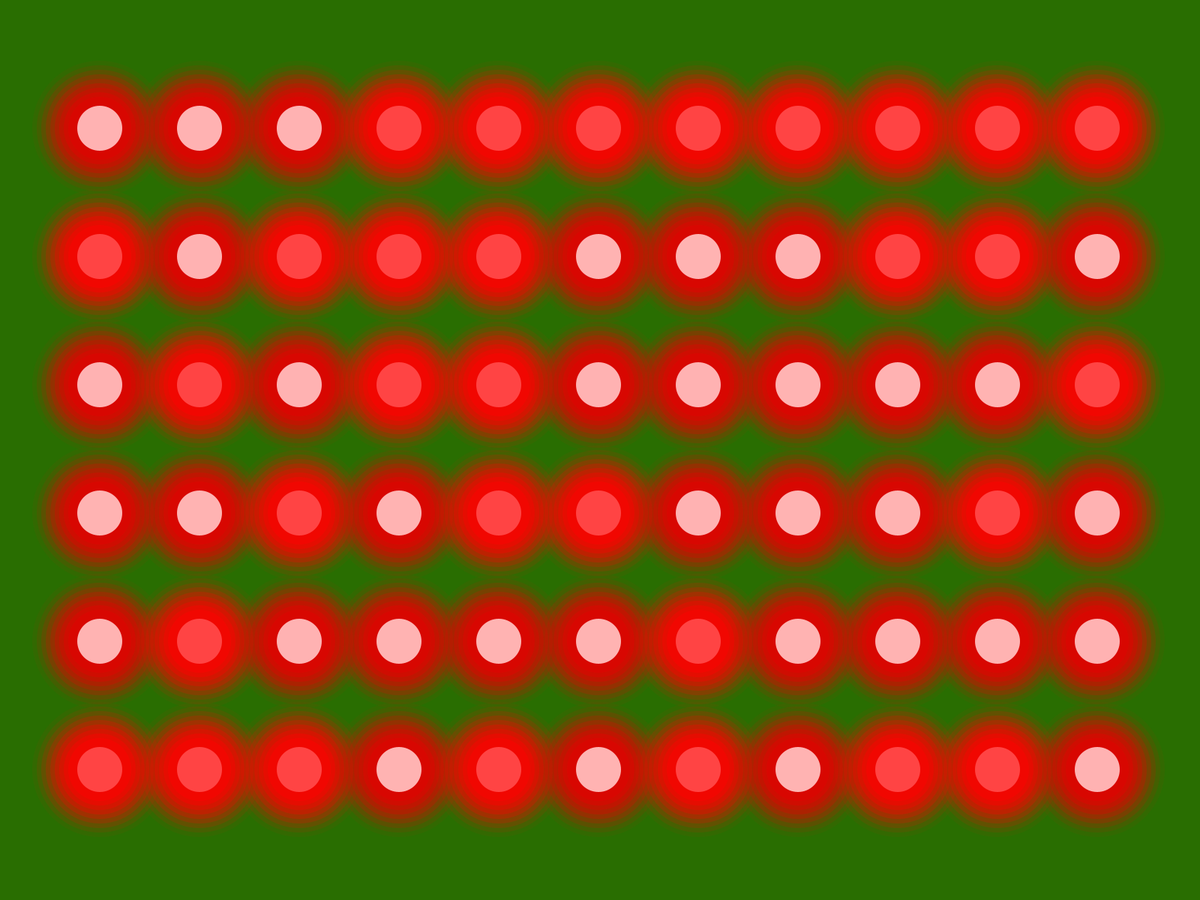
Frame 1 (no input)
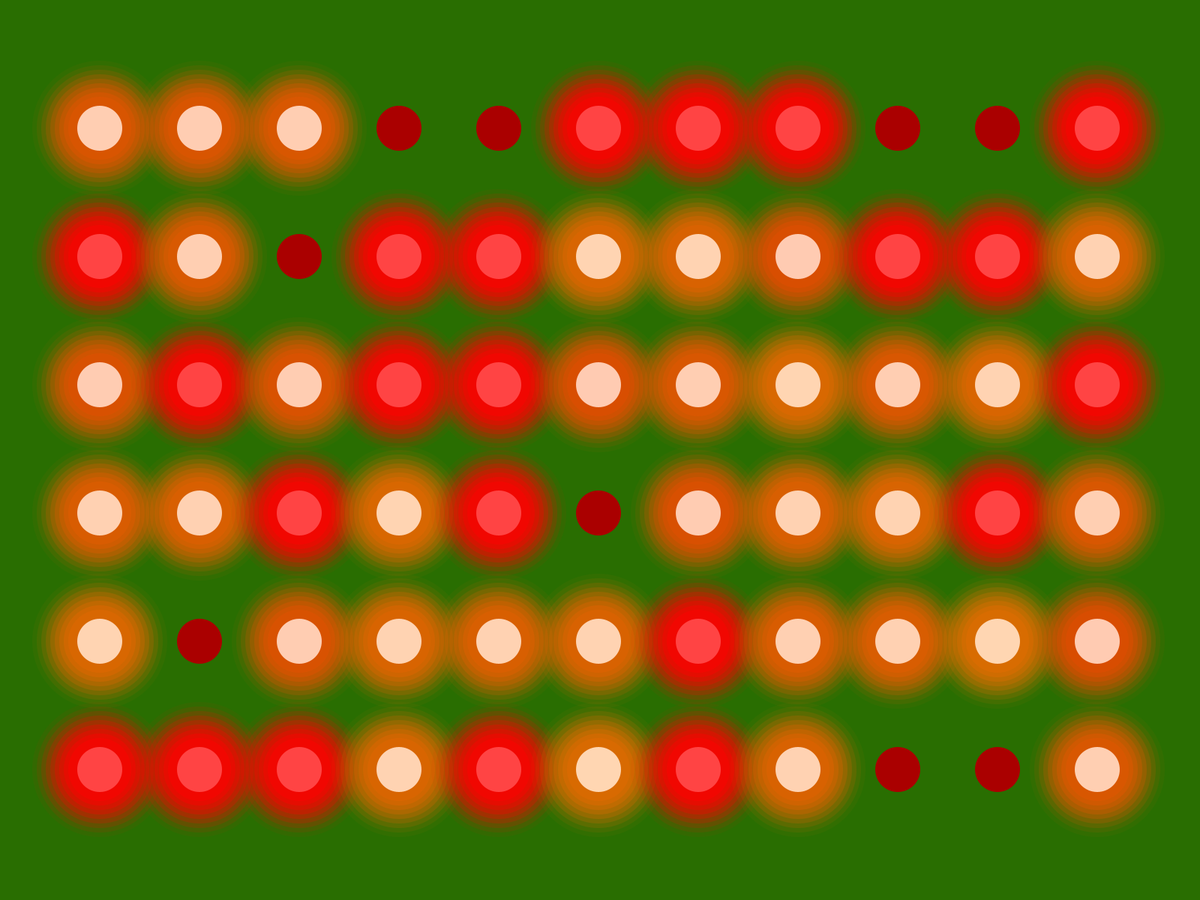
Frame 60 (the mouse pressed at the canvas centre just before this capture)
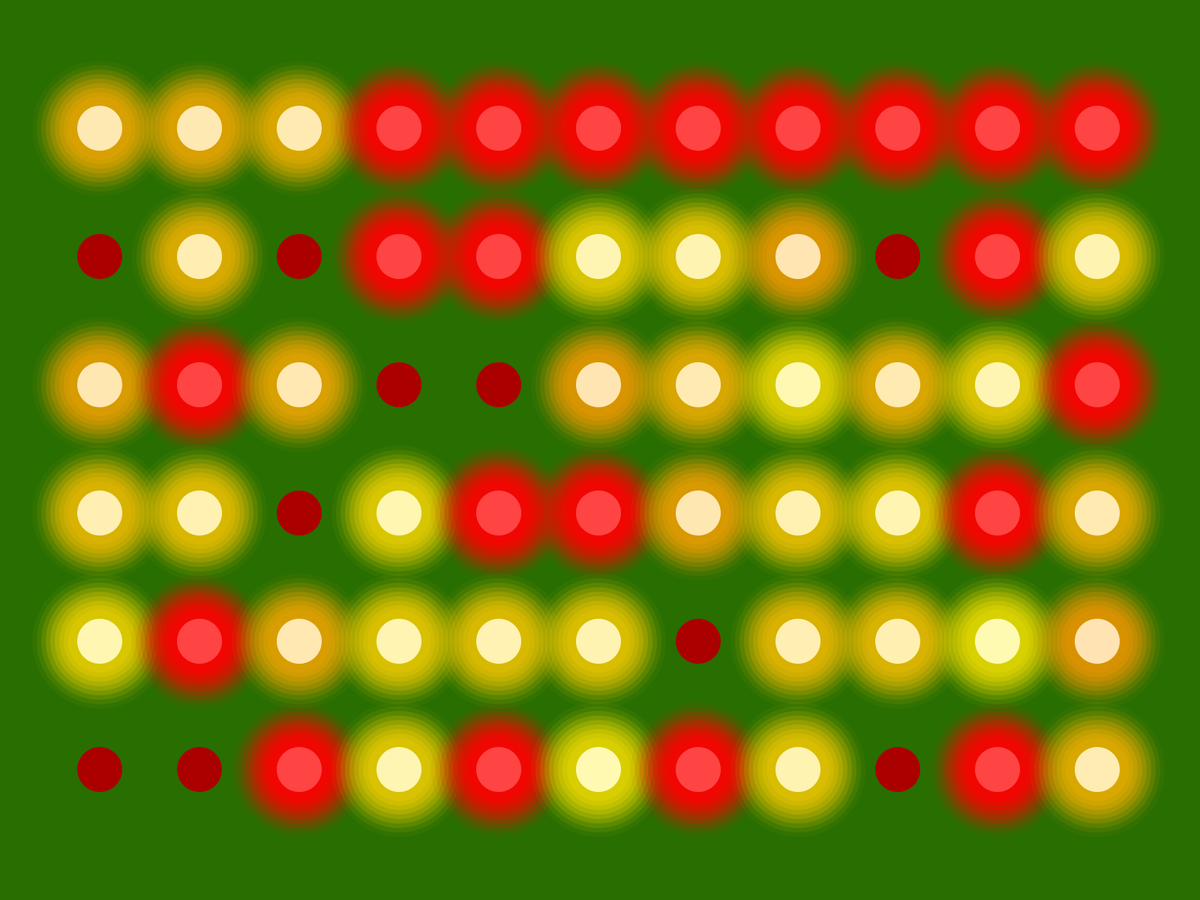
Frame 120 (the mouse held since frame 60 and released just before this capture)

The Processing sketch that drew these frames (run headless with seeded random() and noise(); from frame 60 on, the mouse is pressed at the canvas centre):

// Processing sketch: BigClive_LEDMatrix
// ── BigClive_LEDMatrix.pde
int xCount = 11, yCount = 6;
float xStep, yStep, ledScale=6;
LED[] leds;
int t, dt;

void setup() {  
  fullScreen();
  colorMode(HSB, 100);
  background(100, 0, 50);
  noStroke();

  xStep = width/(xCount+1);
  yStep = height/(yCount+1);  
  leds = new LED[xCount*yCount];

  for (int i=0; i<leds.length; i++) {
    if(random(1)>.5) {
    leds[i] = new RGB_LED(
      ((i%xCount)+1)*xStep, 
      ((i/xCount)+1)*yStep
      );
    } else {
    leds[i] = new Flicker_LED(
      ((i%xCount)+1)*xStep, 
      ((i/xCount)+1)*yStep
      );
    }
  }

  t = 0;
}

void draw() {
  dt = millis()-t;
  t += dt;

  background(#296e01);

  for (int i=0; i<leds.length; i++) {
    leds[i].update(10);//dt);
    color c = leds[i].glowColour();
    for (int j=5, k=30; leds[i].glow()&&j<50; j+=5, k-=2) {
      fill(c, j);
      circle(leds[i].x(), leds[i].y(), k*ledScale);
    }
    //gGlow.fill(leds[i].glowColour());
    //gGlow.circle(leds[i].x(), leds[i].y(), 30*ledScale);

    fill(leds[i].bulbColour());
    circle(leds[i].x(), leds[i].y(), 10*ledScale);
  }
  //filter( BLUR, 5 );
}

// ── Flicker_LED.pde
class Flicker_LED implements LED {
  PVector position;
  float clock = 0;
  
  boolean on = true;
  color cg = color(#ff0000);
  color cbon = color(#ff4444);
  color cboff = color(#aa0000);
  
  int ton, toff;
  
  Flicker_LED(float x, float y) {
    position = new PVector(x,y);
    ton = int(random(50,120));
    toff = int(random(50,120));
  }
  
  float x() {
    return position.x;
  }
  float y() { 
    return position.y;
  }
  
  boolean glow() {
    return on;
  }
  
  color glowColour() {
    return cg;
  }
  color bulbColour() {
    return on?cbon:cboff;
  }
  
  void update(int dt) {
    clock += dt;
    if((on&&clock>=ton)||(!on&&clock>=toff)) {
      clock = 0;
      on = !on;
    }
      
  }
}

// ── LED.pde
interface LED {
  float x();
  float y();
  boolean glow();
  color glowColour();
  color bulbColour();
  
  void update(int dt);
}

// ── RGB_LED.pde
class RGB_LED implements LED {
  PVector position;
  float clock = 0;
  
  float speed;
  color cg, cb;
  
  RGB_LED(float x, float y) {
    speed = random(.8,1.2);
    position = new PVector(x,y);
    cb = color(0,30,100);
    cg = color(0,100,90);
  }
  
  float x() {
    return position.x;
  }
  
  float y() {
    return position.y;
  }
  
  boolean glow() {
    return true;
  }
  
  color glowColour() {
    return cg;
  }
  
  color bulbColour() {
    return cb;
  }
  
  void update(int dt) {
    clock += dt;
    cb = color((clock/90*speed)%100,30,100);
    cg = color((clock/90*speed)%100,100,90);
  }
}
